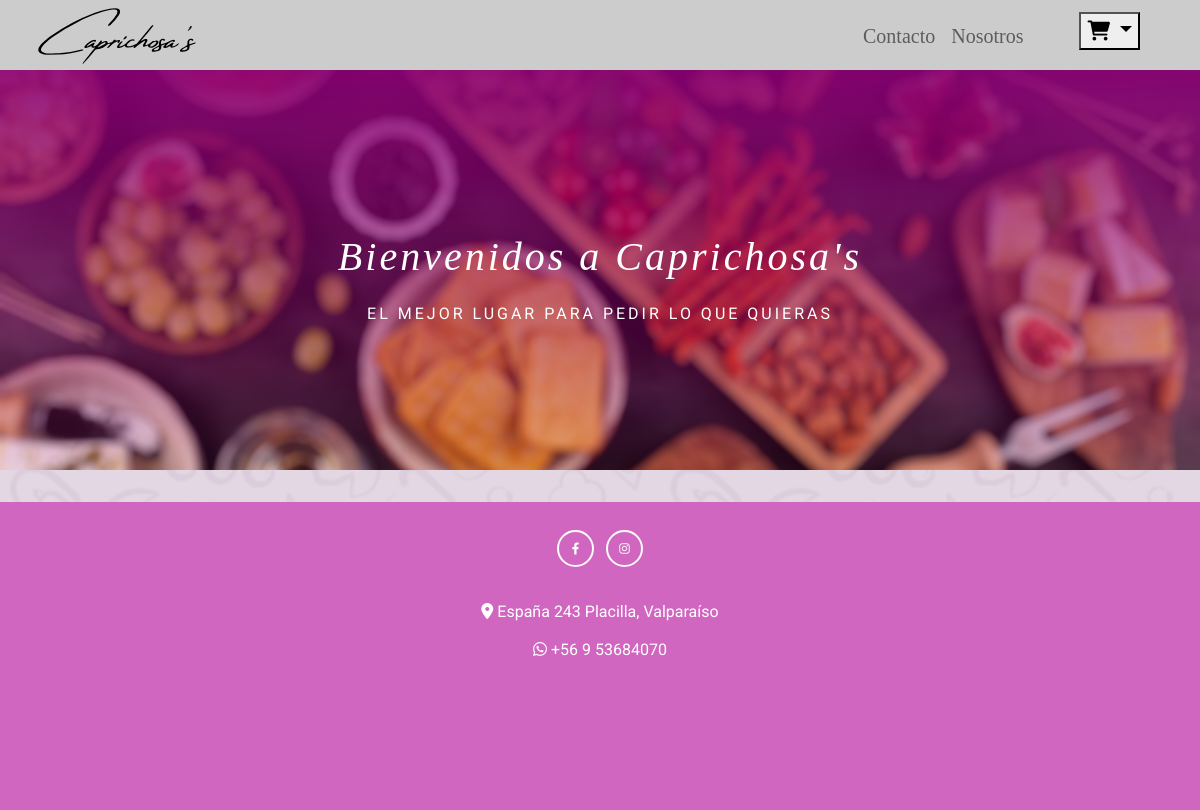
Before: / with the older database file.
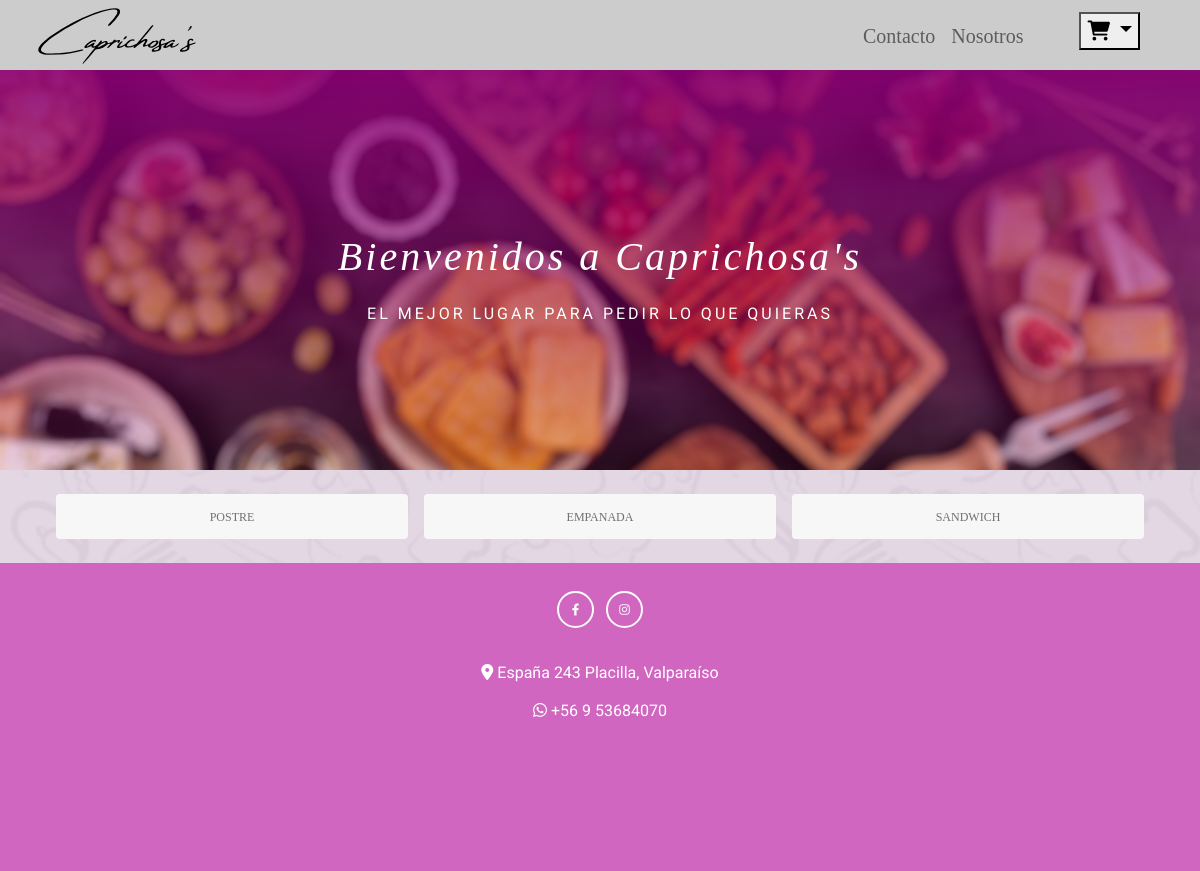
After: the same page with the newer database file.
### core/models.py (models this page shows, shortened)
class Categoria(models.Model):
    nombre = models.CharField(max_length=50,primary_key=True, verbose_name='nombre de la categoria')
    slug = AutoSlugField(populate_from='nombre')
    is_activo = models.BooleanField(default=True)

### core/views.py (the view)
# urls.py: 2. Add a URL to urlpatterns:  path('', views.home, name='home')
def home(request):
    cat  = Categoria.objects.filter(is_activo=True)
    producto  = Producto.objects.filter(is_activo=True)
    contex = {'productos':producto,'categorias':cat}
    return render(request, 'core/index.html',contex)

### core/context_processor.py (called while the page is built)
def importe_total_carro(request):
    total=0
    if request.user.is_authenticated:
        if 'carro' in request.session:
            for key, value in request.session["carro"].items():
                total += int(value["acumulado"])
    return {'importe_total_carro':total}

### core/templates/core/index.html (shortened to what this page needs)
<!DOCTYPE html>
<html lang="es">
  {%load static%}
<head>
  <link rel="stylesheet" href="{% static 'core/css/styles.css'%}">
  <link href="https://cdnjs.cloudflare.com/ajax/libs/font-awesome/6.0.0/css/all.min.css" rel="stylesheet" />
  <link href="https://cdnjs.cloudflare.com/ajax/libs/mdb-ui-kit/6.2.0/mdb.min.css" rel="stylesheet" />
</head>
<body>
  <header>
    <nav class="navbar navbar-expand-lg">
      <div class="container-fluid">
        <a class="navbar-brand" href="/"><img class="px-4" src="{% static 'core/img/logo.svg'%}" alt="Logo" height="60"></a>
        <div class="collapse navbar-collapse justify-content-end" id="navbarNavAltMarkup">
          <ul class="navbar-nav">
            <li class="nav-item">
              <a class="nav-link" href="#">Contacto</a>
            </li>
            <li class="nav-item">
              <a class="nav-link" href="#">Nosotros</a>
            </li>
            <li class="nav-item px-5">
              <div class="dropdown">
                <button
                class="dropdown-toggle"
                type="button"
                id="dropdownMenuButton"
                data-mdb-toggle="dropdown"
                aria-expanded="false"
              >
              <i class="fas fa-cart-shopping"></i>
            </button>
          </div>
            </li>
          </ul>
        </div>
        </div>
    </nav>
  </header>
  <section id="inicio" class="inicio">
    <div class="contenido-seccion">
      <div class="info">
        <h2>Bienvenidos a Caprichosa's</h2>
        <p>El mejor lugar para pedir lo que quieras</p>
      </div>
    </div>
  </section>
  <section>
  <ul class="nav nav-pills nav-justified mb-3 mx-5 pt-3" id="ex1" role="tablist">
    {% for ve in categorias %}
    <li class="nav-item" role="presentation">
    <a class="nav-link pill-link" href="{% url 'listar' ve.slug %}"> {{ve.nombre}}</a>
    </li>
  {% endfor %}
  </ul>
</section>
  <footer class="footer text-center text-white mt-3 ">
    <div class="container p-4 pb-0">
      <div class="mb-4">
        <a class="btn btn-outline-light btn-floating m-1" href="#!" target="_blank" role="button"><i class="fab fa-facebook-f"></i></a>
        <a class="btn btn-outline-light btn-floating m-1" href="https://www.instagram.com/caprichosas_cafe/" target="_blank"
          role="button"><i class="fab fa-instagram"></i></a>
      </div>
    </div>
    <div class="text-center p-1">
      <i class="fas fa-location-dot"></i> España 243 Placilla, Valparaíso
    </div>
    <div class="wanumber text-center p-2">
      <i class="fab fa-whatsapp"></i> +56 9 53684070
    </div>
  </footer>
</body>
</html>

Changed rows visible on the page:
added Categoria: nombre "POSTRE"
added Categoria: nombre "EMPANADA"
added Categoria: nombre "SANDWICH"
